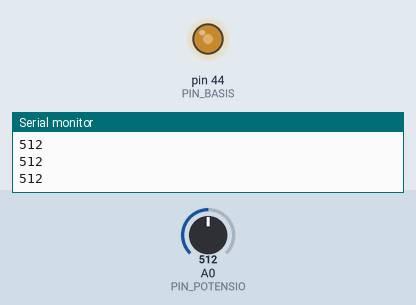
The sketch below on a simulated Arduino Mega 2560, built with avr-gcc and run on an emulated ATmega2560. Parts: output pins drawn as LEDs (lit = HIGH), the last lines printed to the serial monitor. The test bench sets the inputs (shaded band); at power-on: A0 (PIN_POTENSIO) = 512.

Above: at 1.2 s.
1.3 s: A0 (PIN_POTENSIO) set to 716
At 2.5 s:
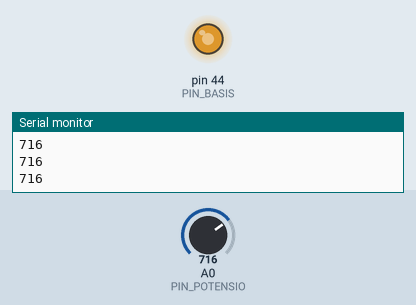
2.8 s: A0 (PIN_POTENSIO) set to 900
At 3.7 s:
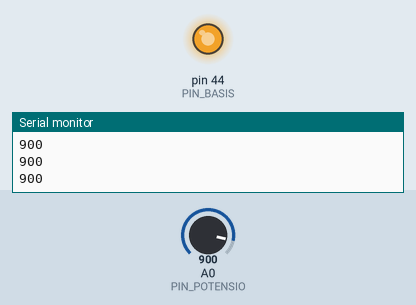
4.3 s: A0 (PIN_POTENSIO) set to 122
At 4.8 s:
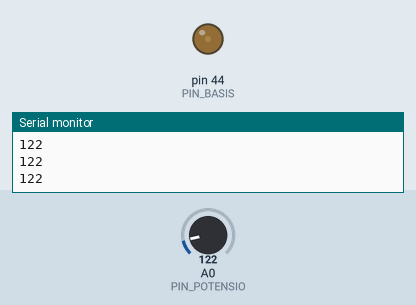
5.8 s: A0 (PIN_POTENSIO) set to 0
At 7.1 s:
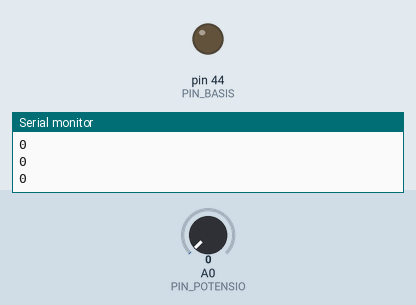
Timing chart, 0 to 8.3 s (numbered marks = the images above; inputs shaded):
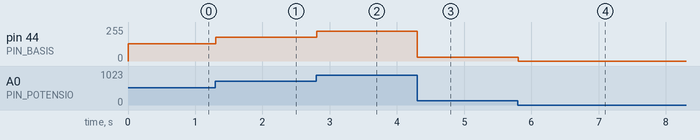

The sketch:

motorDC.ino
```cpp
// Pengontrolan kecepatan motor DC
//   menggunakan transistor dan potensiometer

const byte PIN_BASIS = 44;
const byte PIN_POTENSIO = A0;

void setup()
{
   Serial.begin(9600);
   pinMode(PIN_BASIS, OUTPUT);
}

void loop()
{
  // Baca pin A0
  int nilai = analogRead(PIN_POTENSIO);
  Serial.println(nilai);

  // Atur kecepatan motor
  analogWrite(PIN_BASIS, nilai / 4);
}
```

Measured:
- after the input at 1.3 s, pin 44 (PIN_BASIS): 128/255 → 179/255 at once
- after the input at 2.8 s, pin 44 (PIN_BASIS): 179/255 → 225/255 at once
- after the input at 4.3 s, pin 44 (PIN_BASIS): 225/255 → 30/255 at once
- after the input at 5.8 s, pin 44 (PIN_BASIS): 30/255 → 0/255 at once
